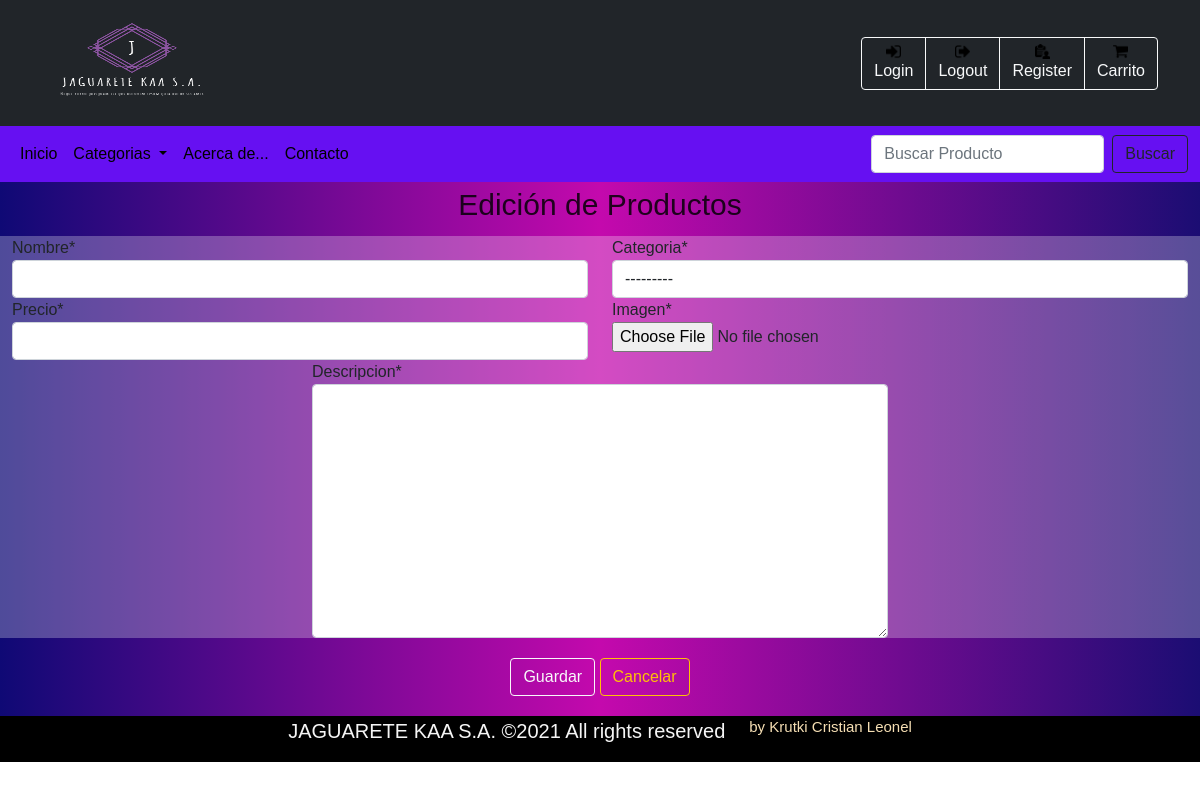
The app's page /JAGWEB/producto/editar/8, older data.
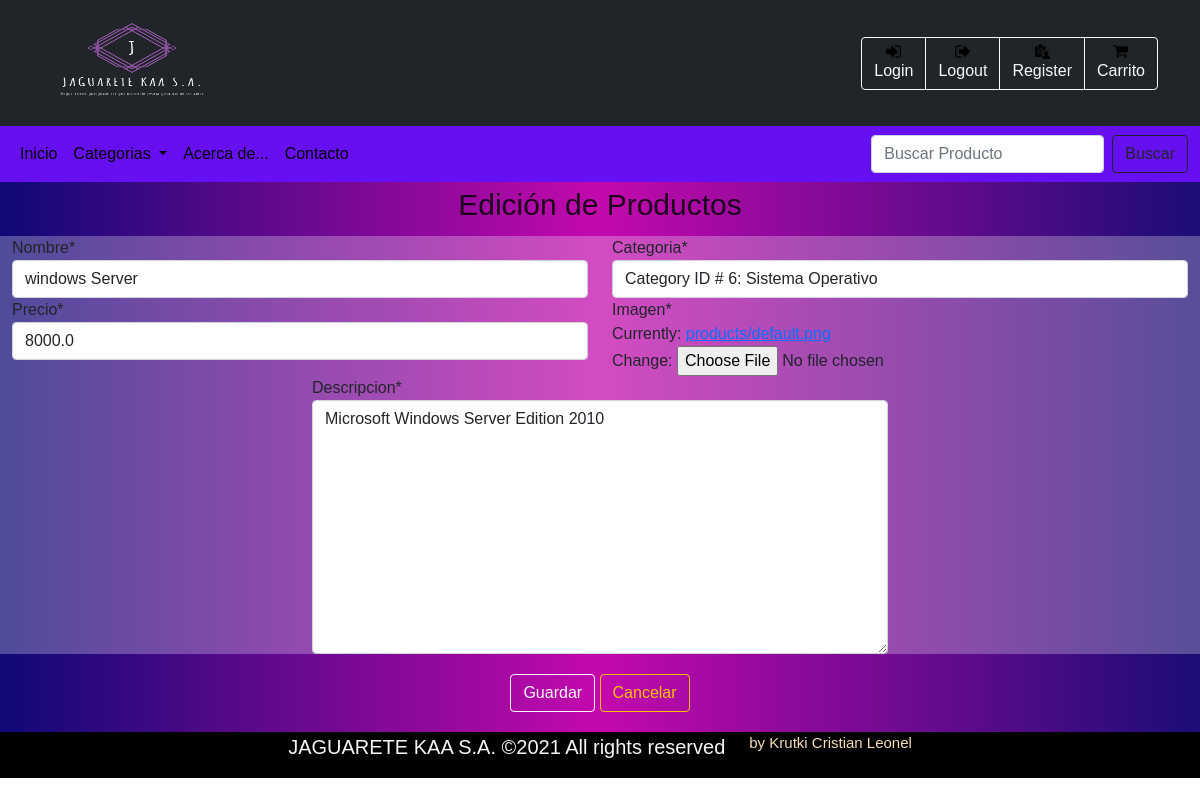
The same page, newer data.
### JAGWEB/models.py (models this page shows, shortened)
class Producto (models.Model):
    nombre = models.CharField(max_length=180) #nombre del producto 180 caracteres max
    descripcion = models.TextField() #descripcion breve del producto 250 caracteres
    categoria = models.ForeignKey(Categoria,on_delete=models.CASCADE,related_name="categ") #categoria referenciada
    precio=models.FloatField() #precio del producto en float
    imagen= models.ImageField(upload_to='products/', default='products/default.png')   #imagen del producto

### JAGWEB/views.py (the view)
# urls.py: path('producto/editar/<int:idProd>',views.FormularioProductoView.edit_produc,name="edit_produc"),
    def edit_produc (request,idProd):
        producto = Producto.objects.filter(id=idProd).first()
        form = AddProducto(instance=producto)
        return render(request,"product_edit.html",{'form':form,'producto':producto})

### JAGWEB/forms.py
class AddProducto(forms.ModelForm):
    class Meta:
        model = Producto
        fields = ('nombre','descripcion','categoria','precio','imagen')

### JAGWEB/context_processors.py (called while the page is built)
def cat_menu(request):
    categorias = Categoria.objects.all()
    return{
        'list_category': categorias
    }

### JAGWEB/models.py (called while the page is built)
    def __str__(self):
        return f"Category ID # {self.id}: {self.nombre}"

### JAGWEB/templates/product_edit.html (shortened to what this page needs)
{% extends "layout.html" %} {% load static %} {% load crispy_forms_tags %} {% block body %}
<h1>Edici&oacute;n de Productos</h1>
<form action="{% url 'upd_produc' producto.id %}" method="POST" enctype="multipart/form-data">
    <div class="row rform justify-content-center">
        <div class="col-12 col-md-6">
            {{ form.nombre|as_crispy_field }}
        </div>
        <div class="col-12 col-md-6">
            {{ form.categoria|as_crispy_field}}
        </div>
        <div class="col-12 col-md-6">
            {{ form.precio|as_crispy_field }}
        </div>
        <div class="col-12 col-md-6">
            {{ form.imagen|as_crispy_field }}
        </div>
        <div class="col-12 col-md-6 align-self-center">
            {{ form.descripcion|as_crispy_field }}
        </div>
    </div>
    <div class="span" style="padding: 20px; text-align: center;">
        <button type="submit" class="btn btn-outline-light">Guardar</button>
        <a href="{% url 'index' %}" class="btn btn-outline-warning">Cancelar</a>
    </div>
</form>
{% endblock %}

Row changes from the older to the newer data that the page shows:
added Producto: nombre "windows Server", categoria "Category ID # 6: Sistema Operativo", precio "8000.0", descripcion "Microsoft Windows Server Edition 2010"
Text that changed along with them:
form field categoria: "---------" → (not shown)
text no longer shown: "Imagen *"
text now shown: "Imagen * Currently: products/default.png Change:"
